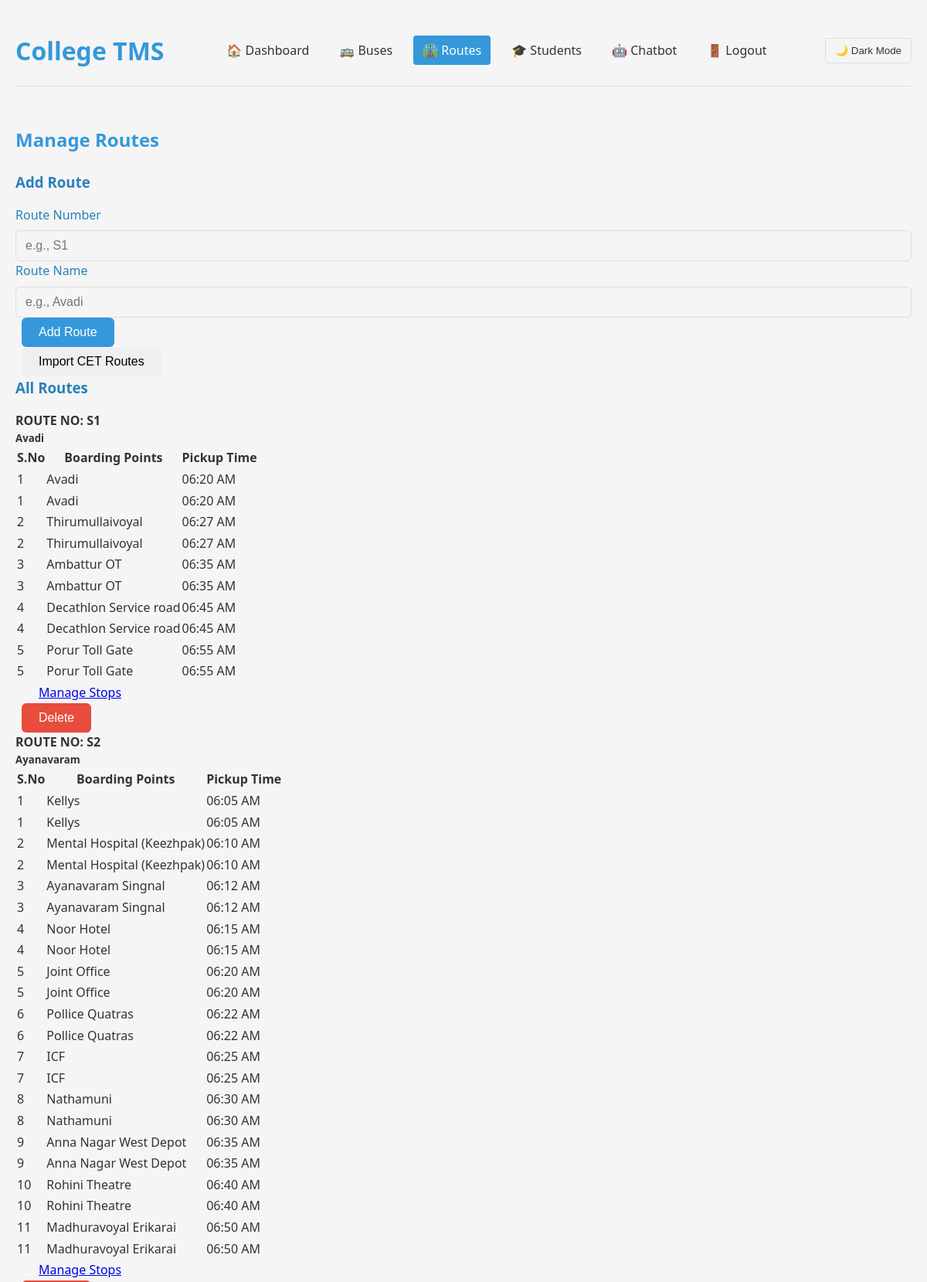
/routes (signed in, upper part), run on the app's committed database.
### models.py (models this page shows, shortened)
class Route(db.Model):
    id = db.Column(db.Integer, primary_key=True)
    route_number = db.Column(db.String(10), nullable=False)
    route_name = db.Column(db.String(100), nullable=False)
    created_at = db.Column(db.DateTime, default=datetime.utcnow)
    boarding_points = db.relationship('BoardingPoint', backref='route', lazy=True, cascade="all, delete-orphan")
    students = db.relationship('Student', backref='route', lazy=True)

class BoardingPoint(db.Model):
    id = db.Column(db.Integer, primary_key=True)
    stop_number = db.Column(db.Integer, nullable=False)
    location = db.Column(db.String(100), nullable=False)
    pickup_time = db.Column(db.Time, nullable=False)
    route_id = db.Column(db.Integer, db.ForeignKey('route.id'), nullable=False)
    students = db.relationship('Student', backref='boarding_point', lazy=True)

### app.py (the view, shortened to what this page needs)
@app.route('/routes', methods=['GET', 'POST'])
@login_required
def routes():
    routes = Route.query.all()
    return render_template('routes.html', routes=routes)

### app.py (called while the page is built)
@login_manager.user_loader
def load_user(user_id):
    return User.query.get(int(user_id))

### templates/routes.html (shortened to what this page needs)
<!DOCTYPE html>
<html lang="en">
<head>
    <link rel="stylesheet" href="{{ url_for('static', filename='style.css') }}">
</head>
<body class="{{ 'dark-mode' if session.get('theme') == 'dark' }}">
    <div class="container">
        <header>
            <h1>College TMS</h1>
            <nav>
                <ul>
                    <li><a href="{{ url_for('index') }}">🏠 Dashboard</a></li>
                    <li><a href="{{ url_for('buses') }}">🚌 Buses</a></li>
                    <li><a href="{{ url_for('routes') }}" class="active">🛣️ Routes</a></li>
                    <li><a href="{{ url_for('students') }}">🎓 Students</a></li>
                    <li><a href="{{ url_for('chatbot') }}">🤖 Chatbot</a></li>
                    <li><a href="{{ url_for('logout') }}">🚪 Logout</a></li>
                </ul>
            </nav>
            <button class="theme-toggle">🌙 Dark Mode</button>
        </header>
        <main>
            <h2>Manage Routes</h2>
            <section class="form-section">
                <h3>Add Route</h3>
                <form action="{{ url_for('routes') }}" method="post">
                    <div class="form-group">
                        <label for="route_number">Route Number</label>
                        <input type="text" id="route_number" name="route_number" required placeholder="e.g., S1">
                    </div>
                    <div class="form-group">
                        <label for="route_name">Route Name</label>
                        <input type="text" id="route_name" name="route_name" required placeholder="e.g., Avadi">
                    </div>
                    <button type="submit" class="btn btn-primary">Add Route</button>
                </form>
            </section>
            <section class="action-section">
                <form action="{{ url_for('import_cet_routes') }}" method="post">
                    <button type="submit" class="btn btn-secondary">Import CET Routes</button>
                </form>
            </section>
            <section class="data-section">
                <h3>All Routes</h3>
                {% if routes %}
                    <div class="route-cards">
                        {% for route in routes %}
                        <div class="route-card">
                            <div class="route-header">
                                <h4>ROUTE NO: {{ route.route_number }}</h4>
                                <h5>{{ route.route_name }}</h5>
                            </div>
                            {% if route.boarding_points %}
                                <table class="route-stops">
                                    <thead>
                                        <tr>
                                            <th>S.No</th>
                                            <th>Boarding Points</th>
                                            <th>Pickup Time</th>
                                        </tr>
                                    </thead>
                                    <tbody>
                                        {% for point in route.boarding_points|sort(attribute='stop_number') %}
                                        <tr>
                                            <td>{{ point.stop_number }}</td>
                                            <td>{{ point.location }}</td>
                                            <td>{{ point.pickup_time.strftime('%I:%M %p') }}</td>
                                        </tr>
                                        {% endfor %}
                                    </tbody>
                                </table>
                            {% else %}
                                <div class="no-stops">
                                    <p>No boarding points added yet.</p>
                                    <a href="{{ url_for('boarding_points', route_id=route.id) }}" class="btn btn-primary">Add Boarding Points</a>
                                </div>
                            {% endif %}
                            <div class="route-actions">
                                <a href="{{ url_for('boarding_points', route_id=route.id) }}" class="btn btn-secondary">Manage Stops</a>
                                <form action="{{ url_for('delete_route', id=route.id) }}" method="post" class="inline-form" onsubmit="return confirm('Are you sure you want to delete this route?');">
                                    <button type="submit" class="btn btn-danger">Delete</button>
                                </form>
                            </div>
                        </div>
                        {% endfor %}
                    </div>
                {% else %}
                    <p>No routes available.</p>
                {% endif %}
            </section>
        </main>
    </div>
</body>
</html>

### static/style.css (style rules this page uses)
:root { --primary-color: #3498db; --secondary-color: #2980b9; --accent-color: #e74c3c; --text-color: #333; --bg-color: #f5f5f5; --card-bg: #fff; --border-color: #ddd; --success-color: #2ecc71; --error-color: #e74c3c; --warning-color: #f39c12; --info-color: #3498db; }
* { margin: 0; padding: 0; box-sizing: border-box; }
body { font-family: 'Segoe UI', Tahoma, Geneva, Verdana, sans-serif; line-height: 1.6; color: var(--text-color); background-color: var(--bg-color); transition: background-color 0.3s, color 0.3s; }
.container { max-width: 1200px; margin: 0 auto; padding: 20px; }
header { display: flex; justify-content: space-between; align-items: center; padding: 20px 0; border-bottom: 1px solid var(--border-color); margin-bottom: 30px; flex-wrap: wrap; }
header h1 { color: var(--primary-color); margin-right: 20px; }
nav ul { display: flex; list-style: none; flex-wrap: wrap; }
nav ul li { margin-right: 15px; }
nav ul li a { text-decoration: none; color: var(--text-color); padding: 8px 12px; border-radius: 4px; transition: background-color 0.3s; }
nav ul li a.active { background-color: var(--primary-color); color: white; }
.theme-toggle { background: none; border: 1px solid var(--border-color); padding: 8px 12px; border-radius: 4px; cursor: pointer; color: var(--text-color); transition: background-color 0.3s; }
main { padding: 20px 0; }
h2 { margin-bottom: 20px; color: var(--primary-color); }
h3 { margin-bottom: 15px; color: var(--secondary-color); }
.form-group { display: flex; flex-direction: column; flex: 1 1 180px; min-width: 160px; }
.form-group label { margin-bottom: 7px; font-weight: 500; color: var(--secondary-color); }
input[type="text"], input[type="number"], select { padding: 10px 12px; border: 1px solid var(--border-color); border-radius: 6px; font-size: 1rem; background: var(--bg-color); color: var(--text-color); transition: border-color 0.2s; }
.btn { padding: 10px 22px; border: none; border-radius: 6px; font-size: 1rem; font-weight: 500; cursor: pointer; transition: background 0.2s, color 0.2s; margin-left: 8px; }
.btn-primary { background: var(--primary-color); color: #fff; }
.btn-danger { background: var(--accent-color); color: #fff; }

### data on the page
Route: route_number "S1", route_name "Avadi"
BoardingPoint: stop_number "1", location "Avadi", pickup_time "06:20 AM"
BoardingPoint: stop_number "1", location "Avadi", pickup_time "06:20 AM"
BoardingPoint: stop_number "2", location "Thirumullaivoyal", pickup_time "06:27 AM"
BoardingPoint: stop_number "2", location "Thirumullaivoyal", pickup_time "06:27 AM"
BoardingPoint: stop_number "3", location "Ambattur OT", pickup_time "06:35 AM"
BoardingPoint: stop_number "3", location "Ambattur OT", pickup_time "06:35 AM"
BoardingPoint: stop_number "4", location "Decathlon Service road", pickup_time "06:45 AM"
BoardingPoint: stop_number "4", location "Decathlon Service road", pickup_time "06:45 AM"
BoardingPoint: stop_number "5", location "Porur Toll Gate", pickup_time "06:55 AM"
BoardingPoint: stop_number "5", location "Porur Toll Gate", pickup_time "06:55 AM"
Route: route_number "S2", route_name "Ayanavaram"
BoardingPoint: stop_number "1", location "Kellys", pickup_time "06:05 AM"
BoardingPoint: stop_number "1", location "Kellys", pickup_time "06:05 AM"
BoardingPoint: stop_number "2", location "Mental Hospital (Keezhpak)", pickup_time "06:10 AM"
BoardingPoint: stop_number "2", location "Mental Hospital (Keezhpak)", pickup_time "06:10 AM"
BoardingPoint: stop_number "3", location "Ayanavaram Singnal", pickup_time "06:12 AM"
BoardingPoint: stop_number "3", location "Ayanavaram Singnal", pickup_time "06:12 AM"
BoardingPoint: stop_number "4", location "Noor Hotel", pickup_time "06:15 AM"
BoardingPoint: stop_number "4", location "Noor Hotel", pickup_time "06:15 AM"
BoardingPoint: stop_number "5", location "Joint Office", pickup_time "06:20 AM"
BoardingPoint: stop_number "5", location "Joint Office", pickup_time "06:20 AM"
BoardingPoint: stop_number "6", location "Pollice Quatras", pickup_time "06:22 AM"
BoardingPoint: stop_number "6", location "Pollice Quatras", pickup_time "06:22 AM"
BoardingPoint: stop_number "7", location "ICF", pickup_time "06:25 AM"
BoardingPoint: stop_number "7", location "ICF", pickup_time "06:25 AM"
BoardingPoint: stop_number "8", location "Nathamuni", pickup_time "06:30 AM"
BoardingPoint: stop_number "8", location "Nathamuni", pickup_time "06:30 AM"
BoardingPoint: stop_number "9", location "Anna Nagar West Depot", pickup_time "06:35 AM"
BoardingPoint: stop_number "9", location "Anna Nagar West Depot", pickup_time "06:35 AM"
BoardingPoint: stop_number "10", location "Rohini Theatre", pickup_time "06:40 AM"
BoardingPoint: stop_number "10", location "Rohini Theatre", pickup_time "06:40 AM"
BoardingPoint: stop_number "11", location "Madhuravoyal Erikarai", pickup_time "06:50 AM"
BoardingPoint: stop_number "11", location "Madhuravoyal Erikarai", pickup_time "06:50 AM"
